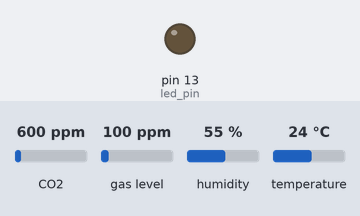
Simulated run of this sketch. Board: Arduino Uno, built with avr-gcc and run on an emulated ATmega328P. Parts: output pins drawn as LEDs (lit = HIGH). The test bench sets the inputs (shaded band); at power-on: CO2 600 ppm, gas level 100 ppm, humidity 55 %, temperature 24 °C. The local clock reads 2024-03-15 10:24:30 at power-on unless the sketch sets it; storage starts empty; what the sketch prints to the serial monitor is not drawn.

Above: at 0.1 s.
Timing chart, 0 to 1.6 s (numbered marks = the images above):
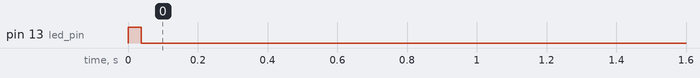

The sketch:

PiouPiou_1.0.ino
```cpp
#include <Wire.h>
#include <SPI.h>
#include <SD.h>
#include <DS3231.h>
#include "Date_Time.h"
#include <AHT20.h>
#include <ScioSense_ENS160.h>

#define led_pin 13
#define _5SECONDES 5000
#define _5MINUTES 300000

DS3231 myRTC;
AHT20 aht20;
ScioSense_ENS160 ens160(ENS160_I2CADDR_1);

char Date_Time_STR[20]; // Increase size to accommodate formatted date/time
char Sensors_Values_STR[20]; // Increase size to accommodate sensor values

void setup() {
  pinMode(led_pin, OUTPUT);
  digitalWrite(led_pin, HIGH);
  Serial.begin(9600);
  Serial.println(F("Serial communication Started :"));
  Wire.begin();

  while (!SD.begin(10)) {
    Serial.println(F("SD card initialization failed!"));
    delay(1000);
  }
  Serial.println(F("Connected to SD_Card !"));

  while (!aht20.begin()) {
    Serial.println(F("AHT20 initialization failed!"));
    delay(1000);
  }
  Serial.println(F("Connected to AHT20 !"));

  while (!ens160.begin()) {
    Serial.println(F("ENS160 initialization failed!"));
    delay(1000);
  }
  ens160.setMode(ENS160_OPMODE_STD);
  Serial.println(F("Connected to ENS160 !"));
  digitalWrite(led_pin, LOW);
}

void loop() {
  if (get_Date_Time() && get_sensors_values()) {
    Serial.print(Date_Time_STR); Serial.println(Sensors_Values_STR);
    save_to_SD();
  }
  else digitalWrite(led_pin, HIGH);
  delay(_5SECONDES);
  //delay(_5MINUTES);
}

bool get_Date_Time() {
  bool h12, PM_time, Century = false;
  sprintf(Date_Time_STR,"%02d-%02d-%02d %02d:%02d,", myRTC.getDate(), myRTC.getMonth(Century), myRTC.getYear(), myRTC.getHour(h12, PM_time), myRTC.getMinute());
  return true; // Assuming RTC always returns valid data
}

bool get_sensors_values() {
  if(aht20.available() && ens160.available()){
    float Temperature;
    float Humidity;
    uint16_t eCO2;

    char Temp_STR[6]; // Increase size to accommodate sensor values
    char Hum_STR[6]; // Increase size to accommodate sensor values

    Temperature = aht20.getTemperature();
    Humidity = aht20.getHumidity();

    ens160.set_envdata(Temperature, Humidity);
    ens160.measure(true);
    ens160.measureRaw(true);
    eCO2 = ens160.geteCO2();

    dtostrf(Temperature, 5, 1, Temp_STR);
    dtostrf(Humidity, 5, 1, Hum_STR);
    sprintf(Sensors_Values_STR,"%s,%s,%03d",Temp_STR, Hum_STR, eCO2);
    return true;
  }
  return false; // Data not available
}

void save_to_SD() {
  File SD_File = SD.open("DATA.TXT", FILE_WRITE);
  if (SD_File) {
    digitalWrite(led_pin, LOW);
    SD_File.print(Date_Time_STR);
    SD_File.println(Sensors_Values_STR);
    SD_File.close();
    Serial.println(F("Data written to SD card !"));
  } else {
    Serial.println(F("Failed opening file !"));
    digitalWrite(led_pin, HIGH);
  }
}
```

Date_Time.h
```cpp
#ifndef DATE_TIME
#define DATE_TIME

#define init_DoW      7
#define init_date     3
#define init_month    3
#define init_year    24
#define init_hour    18
#define init_minute   0
#define init_second   0
#define mode_24h     false //true = 12h | false = 24h

#endif
```
